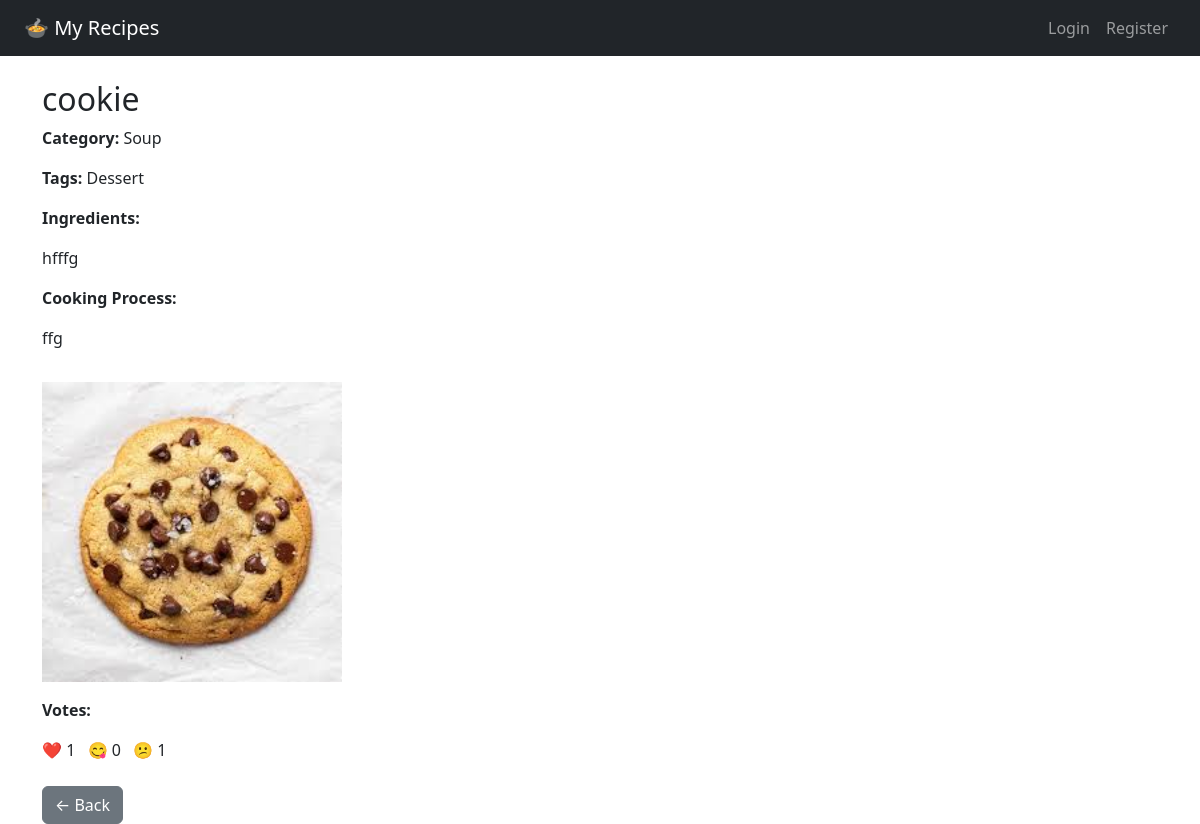
Screenshot of /recipe/2 with the database file from the repository.
### app.py (models this page shows)
class Recipe(db.Model):
    id = db.Column(db.Integer, primary_key=True)
    title = db.Column(db.String(150), nullable=False)
    category = db.Column(db.String(50), nullable=False)
    tags = db.Column(db.String(150), nullable=True)
    ingredients = db.Column(db.Text, nullable=False)
    process = db.Column(db.Text, nullable=False)
    image = db.Column(db.String(150))
    source = db.Column(db.String(250))
    date = db.Column(db.DateTime, default=datetime.utcnow)
    votes_interesting = db.Column(db.Integer, default=0)
    votes_mindblowing = db.Column(db.Integer, default=0)
    votes_false = db.Column(db.Integer, default=0)
    user_id = db.Column(db.Integer, db.ForeignKey('user.id'))

### app.py (the view)
@app.route('/recipe/<int:recipe_id>')
def recipe_detail(recipe_id):
    recipe = Recipe.query.get_or_404(recipe_id)
    return render_template('recipe_detail.html', recipe=recipe)

### templates/recipe_detail.html (shortened to what this page needs)
{% extends 'base.html' %}
{% block content %}
<h2>{{ recipe.title }}</h2>
<p><strong>Category:</strong> {{ recipe.category }}</p>
<p><strong>Tags:</strong> {{ recipe.tags or '—' }}</p>
<p><strong>Ingredients:</strong></p>
<p>{{ recipe.ingredients }}</p>
<p><strong>Cooking Process:</strong></p>
<p>{{ recipe.process }}</p>
{% if recipe.image %}
<img height="300" width="300" src="{{ url_for('static', filename='uploads/' + recipe.image) }}" class="img-fluid mt-3 mb-3">
{% endif %}
<p><strong>Votes:</strong></p>
<ul class="list-inline">
  <li class="list-inline-item">❤️ {{ recipe.votes_interesting }}</li>
  <li class="list-inline-item">😋 {{ recipe.votes_mindblowing }}</li>
  <li class="list-inline-item">😕 {{ recipe.votes_false }}</li>
</ul>
<a href="{{ url_for('index') }}" class="btn btn-secondary mt-2">← Back</a>
{% endblock %}

### rows the page displays
Recipe: title "cookie", category "Soup", tags "Dessert", ingredients "hfffg", process "ffg", image (picture), votes_interesting "1", votes_mindblowing "0", votes_false "1"
